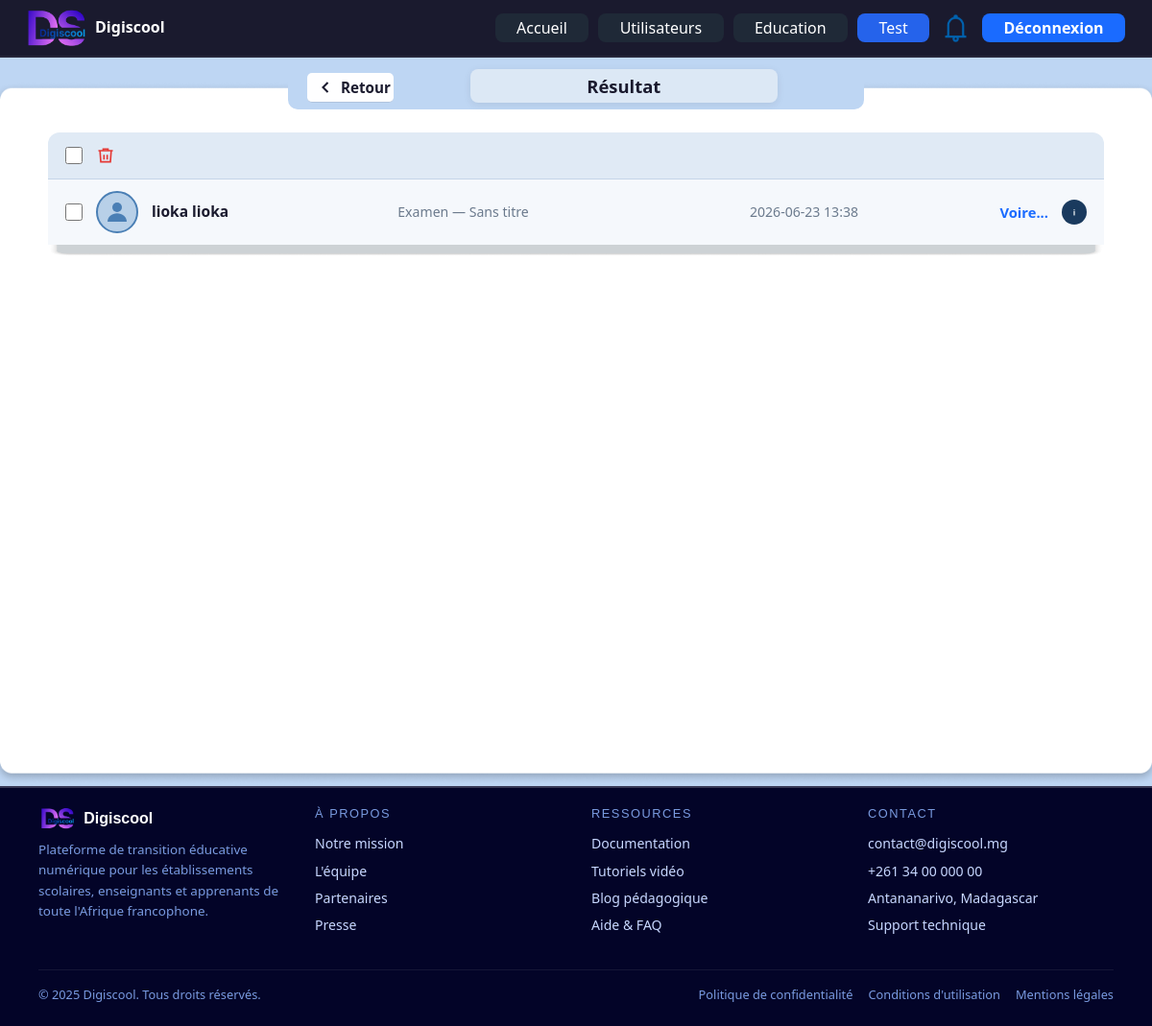
/admin/test/resultats (signed in), run on the app's committed database.
### tables this page shows
CREATE TABLE test_resultats (
                id INTEGER PRIMARY KEY AUTOINCREMENT,
                test_id INTEGER NOT NULL,
                user_id INTEGER NOT NULL,
                reponses TEXT DEFAULT '[]',
                note REAL,
                submitted_at DATETIME DEFAULT CURRENT_TIMESTAMP, fichier_reponse TEXT DEFAULT '',
                FOREIGN KEY(test_id) REFERENCES tests(id),
                FOREIGN KEY(user_id) REFERENCES users(id)
            );

CREATE TABLE users (
                id INTEGER PRIMARY KEY AUTOINCREMENT,
                name TEXT NOT NULL,
                email TEXT NOT NULL UNIQUE,
                password_hash TEXT NOT NULL,
                role TEXT NOT NULL DEFAULT 'user',
                created_at DATETIME DEFAULT CURRENT_TIMESTAMP
            , sexe TEXT DEFAULT '', adresse TEXT DEFAULT '', classe TEXT DEFAULT '', nom TEXT DEFAULT '', prenom TEXT DEFAULT '', statut TEXT NOT NULL DEFAULT 'En attente', dob TEXT DEFAULT '', profession TEXT DEFAULT '', etablissement TEXT DEFAULT '', filiere TEXT DEFAULT '', lien_etablissement TEXT DEFAULT '', matricule TEXT DEFAULT '', phone TEXT DEFAULT '');

CREATE TABLE tests (
                id INTEGER PRIMARY KEY AUTOINCREMENT,
                titre TEXT NOT NULL,
                type TEXT NOT NULL DEFAULT 'examen',
                content_type TEXT NOT NULL DEFAULT 'fichier',
                fichier TEXT DEFAULT '',
                texte TEXT DEFAULT '',
                qcm TEXT DEFAULT '[]',
                start_at TEXT DEFAULT '',
                end_at TEXT DEFAULT '',
                created_at DATETIME DEFAULT CURRENT_TIMESTAMP
            , categorie TEXT NOT NULL DEFAULT 'exercice', fichier_nom TEXT DEFAULT '', fichier_url TEXT DEFAULT '', contenu_texte TEXT DEFAULT '', contenu_qcm TEXT DEFAULT '[]', date_debut TEXT DEFAULT '', heure_debut TEXT DEFAULT '', date_fin TEXT DEFAULT '', heure_fin TEXT DEFAULT '', created_by INTEGER);

### app.py (the view)
@app.route('/admin/test/resultats')
@login_required
@admin_required
def admin_test_resultat():
    with get_db() as db:
        notif_count = db.execute(
            "SELECT COUNT(*) FROM notifications WHERE user_id IN (SELECT id FROM users WHERE role='admin') AND is_read=0"
        ).fetchone()[0]
        query = '''
            SELECT r.id, r.test_id, r.user_id, r.submitted_at,
                   t.titre AS test_titre, t.categorie AS test_categorie, t.content_type,
                   u.nom, u.prenom, u.name
            FROM test_resultats r
            JOIN tests t ON r.test_id = t.id
            JOIN users u ON r.user_id = u.id
            ORDER BY r.submitted_at DESC
        '''
        results = db.execute(query).fetchall()
    return render_template('admin/resultat.html', notif_count=notif_count, results=results)

### app.py (called while the page is built)
def get_db():
    conn = sqlite3.connect(DB_PATH)
    conn.row_factory = sqlite3.Row
    return conn

def login_required(view):
    @wraps(view)
    def wrapped_view(*args, **kwargs):
        if 'user_id' not in session:
            return redirect(url_for('index'))
        return view(*args, **kwargs)
    return wrapped_view

def admin_required(view):
    @wraps(view)
    def wrapped_view(*args, **kwargs):
        if session.get('role') != 'admin':
            return redirect(url_for('dashboard'))
        return view(*args, **kwargs)
    return wrapped_view

### templates/admin/resultat.html (shortened to what this page needs)
{% extends "admin/dashboard.html" %}
{% set active_page = 'test' %}
{% block content %}
<div class="page-body">
  <div class="search-wrap">
    <div class="retour-bar" style="width:16%;">
      <button class="btn-retour" onclick="history.back()">
        <svg viewBox="0 0 24 24"><polyline points="15 18 9 12 15 6"/></svg>
        Retour
      </button>
    </div>
    <div class="titre-wrap">
      <div class="titre-resultat">Résultat</div>
    </div>
  </div>
  <div class="table-card">
    <div class="table-actions-row">
      <input type="checkbox" class="action-checkbox" id="select-all" onchange="toggleAll(this)">
      <button class="btn-delete" title="Supprimer la sélection">
        <svg viewBox="0 0 24 24">
          <polyline points="3 6 5 6 21 6"/><path d="M19 6l-1 14H6L5 6"/>
          <path d="M10 11v6"/><path d="M14 11v6"/>
          <path d="M9 6V4h6v2"/>
        </svg>
      </button>
    </div>
    <div id="result-list">
      {% if results %}
        {% for r in results %}
          <div class="result-row result-clickable" data-result-id="{{ r.id }}"
               onclick="window.location.href='/admin/test/travaille_user?result_id={{ r.id }}'">
            <input type="checkbox" class="row-checkbox" data-result-id="{{ r.id }}" onclick="event.stopPropagation()">
            <div class="avatar">
              <svg viewBox="0 0 24 24" xmlns="http://www.w3.org/2000/svg">
                <circle cx="12" cy="8" r="4" fill="#4a7fb5"/>
                <path d="M4 20c0-4 3.6-7 8-7s8 3 8 7" fill="#4a7fb5"/>
              </svg>
            </div>
            <div class="row-name">{{ r.name or (r.prenom ~ ' ' ~ r.nom) }}</div>
            <div class="row-date">{{ 'Examen' if r.test_categorie == 'examen' else 'Exercice' }} — {{ r.test_titre or 'Sans titre' }}</div>
            <div class="row-date">{{ r.submitted_at[:16].replace('T', ' ') if r.submitted_at else '' }}</div>
            <a href="/admin/test/travaille_user?result_id={{ r.id }}" class="row-voir" onclick="event.stopPropagation()">Voire...</a>
            <button class="btn-info" title="Informations" onclick="event.stopPropagation(); openInfoModal({{ r.id }})">
              <svg viewBox="0 0 24 24" xmlns="http://www.w3.org/2000/svg">
                <circle cx="12" cy="12" r="10" fill="#1a3a5e"/>
                <line x1="12" y1="8" x2="12" y2="8" stroke="#fff" stroke-width="2" stroke-linecap="round"/>
                <line x1="12" y1="11" x2="12" y2="17" stroke="#fff" stroke-width="2" stroke-linecap="round"/>
              </svg>
            </button>
          </div>
        {% endfor %}
      {% else %}
        <div class="result-row" style="justify-content:center; padding:30px; color:#94a3b8;">
          Aucun résultat de travail utilisateur pour le moment.
        </div>
      {% endif %}
    </div>
  </div>
</div>
{% endblock %}

### templates/admin/dashboard.html (style rules this page uses)
:root { --bg: #b8c8e8; --nav-bg: #1a1a2e; --accent: #1a6bff; --card-bg: #ffffff; --card-shadow: 0 4px 20px rgba(0, 0, 0, .13); --radius: 18px; --font-ui: 'Segoe UI', system-ui, sans-serif; }
*, *::before, *::after { box-sizing: border-box; margin: 0; padding: 0; }
body { font-family: var(--font-ui); background-color: var(--bg); background-image: url('../static/image/molecule.png'); background-repeat: no-repeat; background-position: center 160px; background-size: 520px auto; min-height: 100vh; display: flex; flex-direction: column; position: relative; }

### templates/admin/resultat.html (style rules this page uses)
body { background: #BED6F3; min-height: 100vh; overflow-x: hidden; }
.page-body { background-image: url('/static/components/Rectangle 18.png'); background-size: 100% 100%; min-height: calc(100vh - 66px); padding: 32px 40px 48px; display: flex; flex-direction: column; align-items: center; gap: 24px; margin-top: 25px; }
.search-wrap { position: relative; display: flex; justify-content: center; align-items: center; width: 600px; height: 45px; background-image: url('/static/components/Rectangle 24.png'); background-size: 100% 100%; background-repeat: no-repeat; border-radius: 0 0 10px 10px; margin-top: -48px; gap: 10px; padding: 20px; }
.retour-bar { width: 16%; background: #fefeff; padding: 4px 9px; display: flex; align-items: center; border-bottom: 1px solid #b0c4de; border-radius: 5px; }
.btn-retour { background: none; border: none; cursor: pointer; display: flex; align-items: center; gap: 6px; font-size: 0.95rem; font-weight: 600; color: #1a1a2e; padding: 0; align-self: flex-start; }
.btn-retour svg { width: 20px; height: 20px; stroke: currentColor; fill: none; stroke-width: 2.5; }
.titre-wrap { width: 100%; max-width: 960px; margin: 22px auto 18px; display: flex; justify-content: center; }
.titre-resultat { background: #dce8f5; border-radius: 8px; padding: 4px 80px; font-size: 1.15rem; font-weight: 700; color: #1a1a2e; text-align: center; box-shadow: 0 2px 8px rgba(0,0,0,.08); min-width: 320px; margin-bottom: 8px; }
.table-card { width: 100%; max-width: 1100px; background-image: url('components/Rectangle 29.png'); background-size: 100% 100%; background-repeat: no-repeat; border-radius: 12px; overflow: hidden; padding-bottom: 12px; }
.table-actions-row { display: flex; align-items: center; gap: 10px; padding: 10px 18px; background: #e0eaf5; border-bottom: 1px solid #c5d5e8; }
.action-checkbox { width: 18px; height: 18px; cursor: pointer; accent-color: #1a6bff; }
.btn-delete { background: none; border: none; cursor: pointer; padding: 4px; display: flex; align-items: center; }
.btn-delete svg { width: 20px; height: 20px; stroke: #e53935; fill: none; stroke-width: 2; }
.result-row { display: flex; align-items: center; gap: 14px; padding: 12px 18px; background: #f5f8fc; border-bottom: 1px solid #d0dcea; transition: background .15s; }
.result-row:last-child { border-bottom: none; }
.result-clickable { cursor: pointer; }
.row-checkbox { width: 18px; height: 18px; cursor: pointer; accent-color: #1a6bff; flex-shrink: 0; }
.avatar { width: 44px; height: 44px; border-radius: 50%; border: 2px solid #4a7fb5; background: #b8d0e8; display: flex; align-items: center; justify-content: center; flex-shrink: 0; overflow: hidden; }
.avatar svg { width: 30px; height: 30px; fill: #4a7fb5; }
.row-name { font-weight: 700; font-size: 0.97rem; color: #1a1a2e; min-width: 140px; flex-shrink: 0; }
.row-date { flex: 1; font-size: 0.88rem; color: #6b7a8d; text-align: center; }
.row-voir { color: #1a6bff; font-size: 0.92rem; font-weight: 600; text-decoration: none; flex-shrink: 0; min-width: 70px; text-align: right; }
.btn-info { background: #1a3a5e; border: none; border-radius: 50%; width: 26px; height: 26px; display: flex; align-items: center; justify-content: center; cursor: pointer; flex-shrink: 0; }
.btn-info svg { width: 14px; height: 14px; fill: #fff; }

### templates/footer.html (style rules this page uses)
:root { --ds-navy: #07094a; --ds-deep: #0b0d5e; --ds-blue: #1a3de4; --ds-cyan: #00c8ff; --ds-pink: #d63af9; --ds-text: #c8d8ff; --ds-muted: #7a9be0; }

### data on the page
test_resultats: name "lioka lioka", titre "Sans titre", submitted_at "2026-06-23 13:38"
tests: categorie "Examen"
